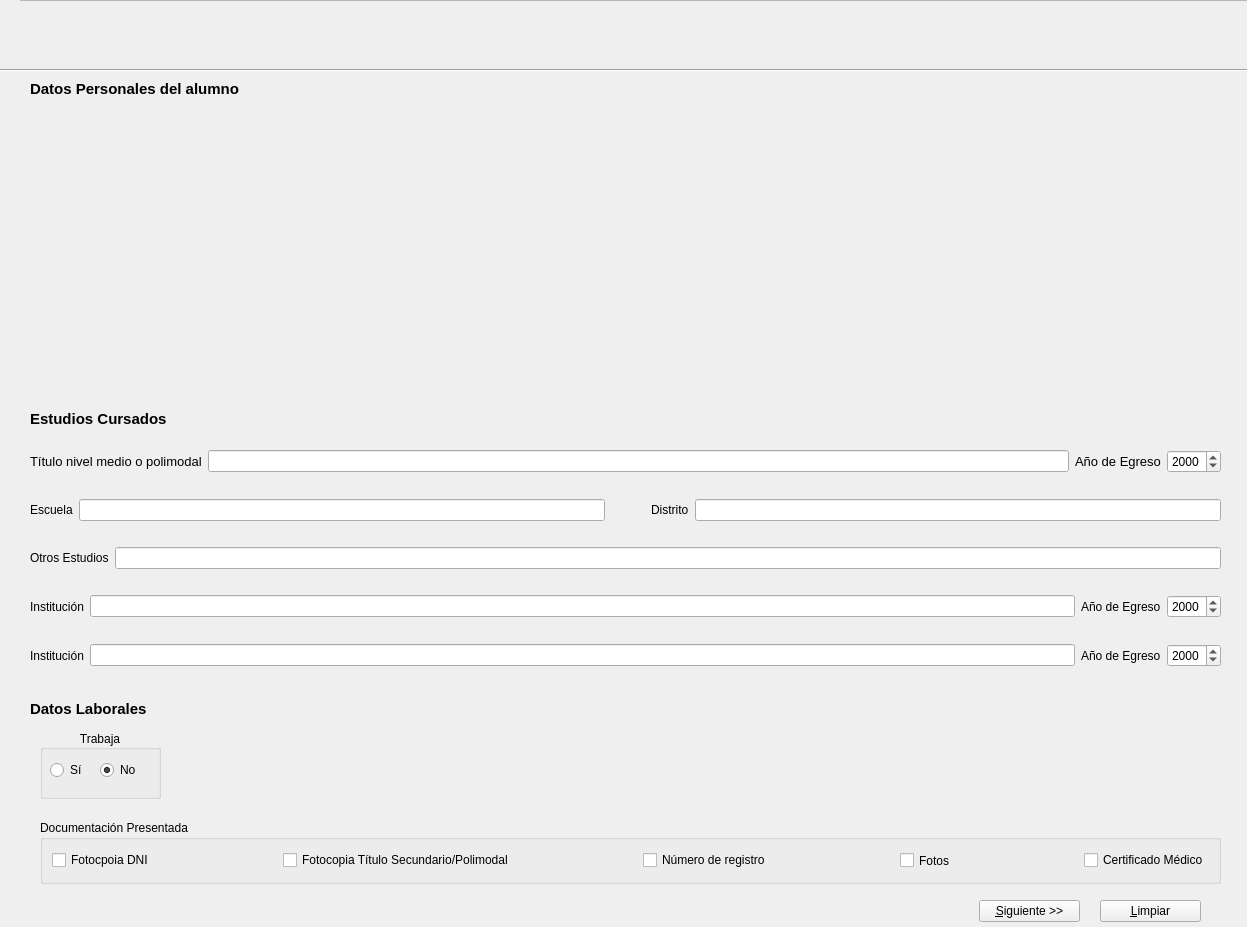
 <widget class="QWidget" name="Form">
  <property name="geometry">
   <rect>
    <x>0</x>
    <y>0</y>
    <width>1247</width>
    <height>927</height>
   </rect>
  </property>
  <property name="sizePolicy">
   <sizepolicy hsizetype="Expanding" vsizetype="Expanding">
    <horstretch>0</horstretch>
    <verstretch>0</verstretch>
   </sizepolicy>
  </property>
  <property name="baseSize">
   <size>
    <width>1000</width>
    <height>800</height>
   </size>
  </property>
  <property name="windowTitle">
   <string>Form</string>
  </property>
  <widget class="QLabel" name="label_3">
   <property name="geometry">
    <rect>
     <x>30</x>
     <y>80</y>
     <width>246</width>
     <height>18</height>
    </rect>
   </property>
   <property name="text">
    <string>&lt;html&gt;&lt;head/&gt;&lt;body&gt;&lt;p&gt;&lt;span style=&quot; font-size:11pt; font-weight:600;&quot;&gt;Datos Personales del alumno&lt;/span&gt;&lt;/p&gt;&lt;/body&gt;&lt;/html&gt;</string>
   </property>
  </widget>
  <widget class="Line" name="line">
   <property name="geometry">
    <rect>
     <x>-20</x>
     <y>60</y>
     <width>1281</width>
     <height>20</height>
    </rect>
   </property>
   <property name="orientation">
    <enum>Qt::Horizontal</enum>
   </property>
  </widget>
  <widget class="QLabel" name="label_33">
   <property name="geometry">
    <rect>
     <x>30</x>
     <y>410</y>
     <width>246</width>
     <height>18</height>
    </rect>
   </property>
   <property name="text">
    <string>&lt;html&gt;&lt;head/&gt;&lt;body&gt;&lt;p&gt;&lt;span style=&quot; font-size:11pt; font-weight:600;&quot;&gt;Estudios Cursados&lt;/span&gt;&lt;/p&gt;&lt;/body&gt;&lt;/html&gt;</string>
   </property>
  </widget>
  <widget class="QLabel" name="label_34">
   <property name="geometry">
    <rect>
     <x>30</x>
     <y>700</y>
     <width>141</width>
     <height>18</height>
    </rect>
   </property>
   <property name="text">
    <string>&lt;html&gt;&lt;head/&gt;&lt;body&gt;&lt;p&gt;&lt;span style=&quot; font-size:11pt; font-weight:600;&quot;&gt;Datos Laborales&lt;/span&gt;&lt;/p&gt;&lt;/body&gt;&lt;/html&gt;</string>
   </property>
  </widget>
  <widget class="QGroupBox" name="gBoxTrab">
   <property name="enabled">
    <bool>true</bool>
   </property>
   <property name="geometry">
    <rect>
     <x>40</x>
     <y>730</y>
     <width>121</width>
     <height>69</height>
    </rect>
   </property>
   <property name="layoutDirection">
    <enum>Qt::LeftToRight</enum>
   </property>
   <property name="title">
    <string>Trabaja</string>
   </property>
   <property name="alignment">
    <set>Qt::AlignCenter</set>
   </property>
   <widget class="QRadioButton" name="rBtnSi">
    <property name="geometry">
     <rect>
      <x>10</x>
      <y>30</y>
      <width>31</width>
      <height>20</height>
     </rect>
    </property>
    <property name="text">
     <string>Sí</string>
    </property>
   </widget>
   <widget class="QRadioButton" name="rBtnNo">
    <property name="geometry">
     <rect>
      <x>60</x>
      <y>30</y>
      <width>41</width>
      <height>20</height>
     </rect>
    </property>
    <property name="text">
     <string>No</string>
    </property>
    <property name="checked">
     <bool>true</bool>
    </property>
   </widget>
  </widget>
  <widget class="QGroupBox" name="gBDocs">
   <property name="geometry">
    <rect>
     <x>40</x>
     <y>820</y>
     <width>1181</width>
     <height>64</height>
    </rect>
   </property>
   <property name="title">
    <string>Documentación Presentada</string>
   </property>
   <layout class="QHBoxLayout" name="horizontalLayout_15">
    <item>
     <widget class="QCheckBox" name="cBDni">
      <property name="text">
       <string>Fotocpoia DNI</string>
      </property>
     </widget>
    </item>
    <item>
     <spacer name="horizontalSpacer_11">
      <property name="orientation">
       <enum>Qt::Horizontal</enum>
      </property>
      <property name="sizeHint" stdset="0">
       <size>
        <width>99</width>
        <height>20</height>
       </size>
      </property>
     </spacer>
    </item>
    <item>
     <widget class="QCheckBox" name="cBTit">
      <property name="text">
       <string>Fotocopia Título Secundario/Polimodal</string>
      </property>
     </widget>
    </item>
    <item>
     <spacer name="horizontalSpacer_12">
      <property name="orientation">
       <enum>Qt::Horizontal</enum>
      </property>
      <property name="sizeHint" stdset="0">
       <size>
        <width>99</width>
        <height>20</height>
       </size>
      </property>
     </spacer>
    </item>
    <item>
     <widget class="QCheckBox" name="cBReg">
      <property name="text">
       <string>Número de registro</string>
      </property>
     </widget>
    </item>
    <item>
     <spacer name="horizontalSpacer_13">
      <property name="orientation">
       <enum>Qt::Horizontal</enum>
      </property>
      <property name="sizeHint" stdset="0">
       <size>
        <width>99</width>
        <height>20</height>
       </size>
      </property>
     </spacer>
    </item>
    <item>
     <widget class="QCheckBox" name="cBFoto">
      <property name="sizePolicy">
       <sizepolicy hsizetype="Maximum" vsizetype="Expanding">
        <horstretch>0</horstretch>
        <verstretch>0</verstretch>
       </sizepolicy>
      </property>
      <property name="text">
       <string>Fotos</string>
      </property>
     </widget>
    </item>
    <item>
     <spacer name="horizontalSpacer_14">
      <property name="orientation">
       <enum>Qt::Horizontal</enum>
      </property>
      <property name="sizeHint" stdset="0">
       <size>
        <width>99</width>
        <height>20</height>
       </size>
      </property>
     </spacer>
    </item>
    <item>
     <widget class="QCheckBox" name="cBCert">
      <property name="text">
       <string>Certificado Médico</string>
      </property>
     </widget>
    </item>
   </layout>
  </widget>
  <widget class="QPushButton" name="BtnOk">
   <property name="geometry">
    <rect>
     <x>979</x>
     <y>900</y>
     <width>101</width>
     <height>22</height>
    </rect>
   </property>
   <property name="text">
    <string>&amp;Siguiente &gt;&gt;</string>
   </property>
  </widget>
  <widget class="QPushButton" name="BtnCancel">
   <property name="geometry">
    <rect>
     <x>1100</x>
     <y>900</y>
     <width>101</width>
     <height>22</height>
    </rect>
   </property>
   <property name="text">
    <string>&amp;Limpiar</string>
   </property>
  </widget>
  <widget class="QWidget" name="layoutWidget">
   <property name="geometry">
    <rect>
     <x>30</x>
     <y>430</y>
     <width>1191</width>
     <height>261</height>
    </rect>
   </property>
   <layout class="QVBoxLayout" name="verticalLayout_2">
    <item>
     <layout class="QHBoxLayout" name="horizontalLayout_8">
      <item>
       <widget class="QLabel" name="label_24">
        <property name="text">
         <string>&lt;html&gt;&lt;head/&gt;&lt;body&gt;&lt;p&gt;&lt;span style=&quot; font-size:10pt;&quot;&gt;Título nivel medio o polimodal&lt;/span&gt;&lt;/p&gt;&lt;/body&gt;&lt;/html&gt;</string>
        </property>
        <property name="buddy">
         <cstring>lntitulo</cstring>
        </property>
       </widget>
      </item>
      <item>
       <widget class="QLineEdit" name="lntitulo"/>
      </item>
      <item>
       <widget class="QLabel" name="label_26">
        <property name="text">
         <string>&lt;html&gt;&lt;head/&gt;&lt;body&gt;&lt;p&gt;&lt;span style=&quot; font-size:10pt;&quot;&gt;Año de Egreso&lt;/span&gt;&lt;/p&gt;&lt;/body&gt;&lt;/html&gt;</string>
        </property>
       </widget>
      </item>
      <item>
       <widget class="QDateEdit" name="dEEgr">
        <property name="currentSection">
         <enum>QDateTimeEdit::YearSection</enum>
        </property>
        <property name="displayFormat">
         <string>yyyy</string>
        </property>
        <property name="calendarPopup">
         <bool>false</bool>
        </property>
       </widget>
      </item>
     </layout>
    </item>
    <item>
     <layout class="QHBoxLayout" name="horizontalLayout_9">
      <item>
       <widget class="QLabel" name="label_27">
        <property name="text">
         <string>Escuela</string>
        </property>
        <property name="buddy">
         <cstring>lnEscuela</cstring>
        </property>
       </widget>
      </item>
      <item>
       <widget class="QLineEdit" name="lnEscuela">
        <property name="sizePolicy">
         <sizepolicy hsizetype="Expanding" vsizetype="Fixed">
          <horstretch>0</horstretch>
          <verstretch>0</verstretch>
         </sizepolicy>
        </property>
       </widget>
      </item>
      <item>
       <spacer name="horizontalSpacer_10">
        <property name="orientation">
         <enum>Qt::Horizontal</enum>
        </property>
        <property name="sizeType">
         <enum>QSizePolicy::Preferred</enum>
        </property>
        <property name="sizeHint" stdset="0">
         <size>
          <width>40</width>
          <height>20</height>
         </size>
        </property>
       </spacer>
      </item>
      <item>
       <widget class="QLabel" name="label_25">
        <property name="text">
         <string>Distrito</string>
        </property>
        <property name="buddy">
         <cstring>lnDistrito</cstring>
        </property>
       </widget>
      </item>
      <item>
       <widget class="QLineEdit" name="lnDistrito">
        <property name="sizePolicy">
         <sizepolicy hsizetype="Expanding" vsizetype="Fixed">
          <horstretch>0</horstretch>
          <verstretch>0</verstretch>
         </sizepolicy>
        </property>
       </widget>
      </item>
     </layout>
    </item>
    <item>
     <layout class="QHBoxLayout" name="horizontalLayout_10">
      <item>
       <widget class="QLabel" name="label_28">
        <property name="text">
         <string>Otros Estudios</string>
        </property>
        <property name="buddy">
         <cstring>lnOtros</cstring>
        </property>
       </widget>
      </item>
      <item>
       <widget class="QLineEdit" name="lnOtros"/>
      </item>
     </layout>
    </item>
    <item>
     <layout class="QHBoxLayout" name="horizontalLayout_11">
      <item>
       <widget class="QLabel" name="label_29">
        <property name="text">
         <string>Institución</string>
        </property>
        <property name="buddy">
         <cstring>lnInsti1</cstring>
        </property>
       </widget>
      </item>
      <item>
       <widget class="QLineEdit" name="lnInsti1"/>
      </item>
      <item>
       <widget class="QLabel" name="label_31">
        <property name="text">
         <string>Año de Egreso</string>
        </property>
       </widget>
      </item>
      <item>
       <widget class="QDateEdit" name="dEEgr_2">
        <property name="currentSection">
         <enum>QDateTimeEdit::YearSection</enum>
        </property>
        <property name="displayFormat">
         <string>yyyy</string>
        </property>
        <property name="calendarPopup">
         <bool>false</bool>
        </property>
       </widget>
      </item>
     </layout>
    </item>
    <item>
     <layout class="QHBoxLayout" name="horizontalLayout_12">
      <item>
       <widget class="QLabel" name="label_30">
        <property name="text">
         <string>Institución</string>
        </property>
        <property name="buddy">
         <cstring>lnInsti2</cstring>
        </property>
       </widget>
      </item>
      <item>
       <widget class="QLineEdit" name="lnInsti2"/>
      </item>
      <item>
       <widget class="QLabel" name="label_32">
        <property name="text">
         <string>Año de Egreso</string>
        </property>
       </widget>
      </item>
      <item>
       <widget class="QDateEdit" name="dEEgr_3">
        <property name="currentSection">
         <enum>QDateTimeEdit::YearSection</enum>
        </property>
        <property name="displayFormat">
         <string>yyyy</string>
        </property>
        <property name="calendarPopup">
         <bool>false</bool>
        </property>
       </widget>
      </item>
     </layout>
    </item>
   </layout>
  </widget>
  <widget class="QWidget" name="layoutWidget">
   <property name="geometry">
    <rect>
     <x>32</x>
     <y>13</y>
     <width>1191</width>
     <height>41</height>
    </rect>
   </property>
   <layout class="QHBoxLayout" name="horizontalLayout_7">
    <item>
     <widget class="Line" name="line_2">
      <property name="orientation">
       <enum>Qt::Horizontal</enum>
      </property>
     </widget>
    </item>
    <item>
     <widget class="QLabel" name="label">
      <property name="text">
       <string>Carrera</string>
      </property>
      <property name="buddy">
       <cstring>cBCarrera</cstring>
      </property>
     </widget>
    </item>
    <item>
     <widget class="QComboBox" name="cBCarrera">
      <property name="sizePolicy">
       <sizepolicy hsizetype="Expanding" vsizetype="Fixed">
        <horstretch>0</horstretch>
        <verstretch>0</verstretch>
       </sizepolicy>
      </property>
      <item>
       <property name="text">
        <string>FOBA</string>
       </property>
      </item>
      <item>
       <property name="text">
        <string>Tecnicatura</string>
       </property>
      </item>
      <item>
       <property name="text">
        <string>Profesorado de Artes Plásticas</string>
       </property>
      </item>
      <item>
       <property name="text">
        <string>Cursos Extraprogramáticos</string>
       </property>
      </item>
     </widget>
    </item>
    <item>
     <spacer name="horizontalSpacer_3">
      <property name="orientation">
       <enum>Qt::Horizontal</enum>
      </property>
      <property name="sizeType">
       <enum>QSizePolicy::Preferred</enum>
      </property>
      <property name="sizeHint" stdset="0">
       <size>
        <width>150</width>
        <height>20</height>
       </size>
      </property>
     </spacer>
    </item>
    <item>
     <widget class="QLabel" name="label_2">
      <property name="text">
       <string>Año</string>
      </property>
      <property name="buddy">
       <cstring>lnCiclo</cstring>
      </property>
     </widget>
    </item>
    <item>
     <widget class="QLineEdit" name="lnCiclo">
      <property name="sizePolicy">
       <sizepolicy hsizetype="Preferred" vsizetype="Fixed">
        <horstretch>0</horstretch>
        <verstretch>0</verstretch>
       </sizepolicy>
      </property>
      <property name="toolTip">
       <string>Año del Ciclo Lectivo</string>
      </property>
      <property name="inputMethodHints">
       <set>Qt::ImhExclusiveInputMask</set>
      </property>
      <property name="inputMask">
       <string>9999</string>
      </property>
      <property name="cursorPosition">
       <number>0</number>
      </property>
      <property name="cursorMoveStyle">
       <enum>Qt::VisualMoveStyle</enum>
      </property>
     </widget>
    </item>
   </layout>
  </widget>
  <widget class="QWidget" name="layoutWidget">
   <property name="geometry">
    <rect>
     <x>191</x>
     <y>714</y>
     <width>1031</width>
     <height>41</height>
    </rect>
   </property>
   <layout class="QHBoxLayout" name="horizontalLayout_13">
    <item>
     <widget class="QLabel" name="label_23">
      <property name="enabled">
       <bool>true</bool>
      </property>
      <property name="text">
       <string>Actividad</string>
      </property>
      <property name="buddy">
       <cstring>lnAct</cstring>
      </property>
     </widget>
    </item>
    <item>
     <widget class="QLineEdit" name="lnAct">
      <property name="enabled">
       <bool>true</bool>
      </property>
     </widget>
    </item>
    <item>
     <widget class="QLabel" name="label_35">
      <property name="enabled">
       <bool>true</bool>
      </property>
      <property name="text">
       <string>Horario Habitual</string>
      </property>
      <property name="buddy">
       <cstring>lnHorario</cstring>
      </property>
     </widget>
    </item>
    <item>
     <widget class="QLineEdit" name="lnHorario">
      <property name="enabled">
       <bool>true</bool>
      </property>
      <property name="sizePolicy">
       <sizepolicy hsizetype="Maximum" vsizetype="Fixed">
        <horstretch>0</horstretch>
        <verstretch>0</verstretch>
       </sizepolicy>
      </property>
      <property name="maximumSize">
       <size>
        <width>16777215</width>
        <height>16777215</height>
       </size>
      </property>
     </widget>
    </item>
   </layout>
  </widget>
  <widget class="QWidget" name="layoutWidget">
   <property name="geometry">
    <rect>
     <x>191</x>
     <y>757</y>
     <width>1031</width>
     <height>41</height>
    </rect>
   </property>
   <layout class="QHBoxLayout" name="horizontalLayout_14">
    <item>
     <widget class="QLabel" name="label_36">
      <property name="enabled">
       <bool>true</bool>
      </property>
      <property name="text">
       <string>Obra Social</string>
      </property>
      <property name="buddy">
       <cstring>lnOS</cstring>
      </property>
     </widget>
    </item>
    <item>
     <widget class="QLineEdit" name="lnOS">
      <property name="enabled">
       <bool>true</bool>
      </property>
     </widget>
    </item>
    <item>
     <widget class="QLabel" name="label_37">
      <property name="enabled">
       <bool>true</bool>
      </property>
      <property name="text">
       <string>Teléfono de Emergencias</string>
      </property>
      <property name="buddy">
       <cstring>lnTelEmer</cstring>
      </property>
     </widget>
    </item>
    <item>
     <widget class="QLineEdit" name="lnTelEmer">
      <property name="enabled">
       <bool>true</bool>
      </property>
      <property name="sizePolicy">
       <sizepolicy hsizetype="Preferred" vsizetype="Fixed">
        <horstretch>0</horstretch>
        <verstretch>0</verstretch>
       </sizepolicy>
      </property>
     </widget>
    </item>
   </layout>
  </widget>
  <widget class="QWidget" name="layoutWidget">
   <property name="geometry">
    <rect>
     <x>31</x>
     <y>111</y>
     <width>1191</width>
     <height>291</height>
    </rect>
   </property>
   <layout class="QVBoxLayout" name="verticalLayout">
    <item>
     <layout class="QHBoxLayout" name="horizontalLayout">
      <item>
       <widget class="QLabel" name="label_4">
        <property name="text">
         <string>Apellido y Nombres</string>
        </property>
        <property name="buddy">
         <cstring>lnNombre</cstring>
        </property>
       </widget>
      </item>
      <item>
       <widget class="QLineEdit" name="lnNombre"/>
      </item>
      <item>
       <spacer name="horizontalSpacer_2">
        <property name="orientation">
         <enum>Qt::Horizontal</enum>
        </property>
        <property name="sizeType">
         <enum>QSizePolicy::Preferred</enum>
        </property>
        <property name="sizeHint" stdset="0">
         <size>
          <width>40</width>
          <height>20</height>
         </size>
        </property>
       </spacer>
      </item>
      <item>
       <widget class="QLabel" name="label_5">
        <property name="text">
         <string>Sexo</string>
        </property>
        <property name="buddy">
         <cstring>cBSexo</cstring>
        </property>
       </widget>
      </item>
      <item>
       <widget class="QComboBox" name="cBSexo">
        <property name="sizePolicy">
         <sizepolicy hsizetype="Maximum" vsizetype="Fixed">
          <horstretch>0</horstretch>
          <verstretch>0</verstretch>
         </sizepolicy>
        </property>
        <item>
         <property name="text">
          <string>Femenino</string>
         </property>
        </item>
        <item>
         <property name="text">
          <string>Masculino</string>
         </property>
        </item>
       </widget>
      </item>
      <item>
       <spacer name="horizontalSpacer">
        <property name="orientation">
         <enum>Qt::Horizontal</enum>
        </property>
        <property name="sizeType">
         <enum>QSizePolicy::Preferred</enum>
        </property>
        <property name="sizeHint" stdset="0">
         <size>
          <width>40</width>
          <height>20</height>
         </size>
        </property>
       </spacer>
      </item>
      <item>
       <widget class="QLabel" name="label_6">
        <property name="text">
         <string>Edad</string>
        </property>
       </widget>
      </item>
      <item>
       <widget class="QSpinBox" name="sBEdad"/>
      </item>
     </layout>
    </item>
    <item>
     <layout class="QHBoxLayout" name="horizontalLayout_2">
      <item>
       <widget class="QLabel" name="label_7">
        <property name="text">
         <string>Documento único</string>
        </property>
       </widget>
      </item>
      <item>
       <widget class="QLineEdit" name="lnDni"/>
      </item>
      <item>
       <widget class="QLabel" name="label_8">
        <property name="text">
         <string>Fecha de Nacimiento</string>
        </property>
        <property name="buddy">
         <cstring>dENac</cstring>
        </property>
       </widget>
      </item>
      <item>
       <widget class="QDateEdit" name="dENac">
        <property name="inputMethodHints">
         <set>Qt::ImhPreferNumbers</set>
        </property>
        <property name="wrapping">
         <bool>true</bool>
        </property>
        <property name="accelerated">
         <bool>true</bool>
        </property>
        <property name="displayFormat">
         <string>dd/MM/yyyy</string>
        </property>
        <property name="calendarPopup">
         <bool>true</bool>
        </property>
       </widget>
      </item>
      <item>
       <widget class="QLabel" name="label_9">
        <property name="text">
         <string>Lugar de Nacimiento</string>
        </property>
        <property name="buddy">
         <cstring>lnLugar</cstring>
        </property>
       </widget>
      </item>
      <item>
       <widget class="QLineEdit" name="lnLugar"/>
      </item>
     </layout>
    </item>
    <item>
     <layout class="QHBoxLayout" name="horizontalLayout_3">
      <item>
       <widget class="QLabel" name="label_38">
        <property name="text">
         <string>Nacionalidad</string>
        </property>
        <property name="buddy">
         <cstring>lnNac</cstring>
        </property>
       </widget>
      </item>
      <item>
       <widget class="QLineEdit" name="lnNac">
        <property name="inputMethodHints">
         <set>Qt::ImhNone</set>
        </property>
       </widget>
      </item>
      <item>
       <widget class="QLabel" name="label_10">
        <property name="text">
         <string>Estado civil</string>
        </property>
        <property name="buddy">
         <cstring>cBCivil</cstring>
        </property>
       </widget>
      </item>
      <item>
       <widget class="QComboBox" name="cBCivil">
        <item>
         <property name="text">
          <string>Solterx</string>
         </property>
        </item>
        <item>
         <property name="text">
          <string>Casadx</string>
         </property>
        </item>
        <item>
         <property name="text">
          <string>Divorciadx</string>
         </property>
        </item>
        <item>
         <property name="text">
          <string>En Convivencia</string>
         </property>
        </item>
       </widget>
      </item>
      <item>
       <widget class="QLabel" name="label_11">
        <property name="text">
         <string>Hijos</string>
        </property>
        <property name="buddy">
         <cstring>cBHijos</cstring>
        </property>
       </widget>
      </item>
      <item>
       <widget class="QComboBox" name="cBHijos">
        <item>
         <property name="text">
          <string>No</string>
         </property>
        </item>
        <item>
         <property name="text">
          <string>1</string>
         </property>
        </item>
        <item>
         <property name="text">
          <string>2</string>
         </property>
        </item>
        <item>
         <property name="text">
          <string>3</string>
         </property>
        </item>
        <item>
         <property name="text">
          <string>4</string>
         </property>
        </item>
        <item>
         <property name="text">
          <string>5</string>
         </property>
        </item>
        <item>
         <property name="text">
          <string>6</string>
         </property>
        </item>
        <item>
         <property name="text">
          <string>7</string>
         </property>
        </item>
        <item>
         <property name="text">
          <string>8</string>
         </property>
        </item>
        <item>
         <property name="text">
          <string>9</string>
         </property>
        </item>
        <item>
         <property name="text">
          <string>10</string>
         </property>
        </item>
       </widget>
      </item>
      <item>
       <widget class="QLabel" name="label_12">
        <property name="text">
         <string>Familiares a Cargo</string>
        </property>
        <property name="buddy">
         <cstring>lnFamiliar</cstring>
        </property>
       </widget>
      </item>
      <item>
       <widget class="QLineEdit" name="lnFamiliar"/>
      </item>
     </layout>
    </item>
    <item>
     <layout class="QHBoxLayout" name="horizontalLayout_4">
      <item>
       <widget class="QLabel" name="label_13">
        <property name="text">
         <string>Domicilio - Calle</string>
        </property>
        <property name="buddy">
         <cstring>lnCalle</cstring>
        </property>
       </widget>
      </item>
      <item>
       <widget class="QLineEdit" name="lnCalle"/>
      </item>
      <item>
       <widget class="QLabel" name="label_14">
        <property name="text">
         <string>N°</string>
        </property>
        <property name="buddy">
         <cstring>lnNum</cstring>
        </property>
       </widget>
      </item>
      <item>
       <widget class="QLineEdit" name="lnNum">
        <property name="sizePolicy">
         <sizepolicy hsizetype="Fixed" vsizetype="Fixed">
          <horstretch>0</horstretch>
          <verstretch>0</verstretch>
         </sizepolicy>
        </property>
       </widget>
      </item>
      <item>
       <widget class="QLabel" name="label_15">
        <property name="text">
         <string>Piso</string>
        </property>
        <property name="buddy">
         <cstring>lnPiso</cstring>
        </property>
       </widget>
      </item>
      <item>
       <widget class="QLineEdit" name="lnPiso">
        <property name="sizePolicy">
         <sizepolicy hsizetype="Minimum" vsizetype="Fixed">
          <horstretch>0</horstretch>
          <verstretch>0</verstretch>
         </sizepolicy>
        </property>
       </widget>
      </item>
      <item>
       <widget class="QLabel" name="label_16">
        <property name="text">
         <string>Depto</string>
        </property>
        <property name="buddy">
         <cstring>lnDepto</cstring>
        </property>
       </widget>
      </item>
      <item>
       <widget class="QLineEdit" name="lnDepto">
        <property name="sizePolicy">
         <sizepolicy hsizetype="Minimum" vsizetype="Fixed">
          <horstretch>0</horstretch>
          <verstretch>0</verstretch>
         </sizepolicy>
        </property>
       </widget>
      </item>
     </layout>
    </item>
    <item>
     <layout class="QHBoxLayout" name="horizontalLayout_5">
      <item>
       <widget class="QLabel" name="label_17">
        <property name="text">
         <string>Localidad/Barrio</string>
        </property>
        <property name="buddy">
         <cstring>lnLocal</cstring>
        </property>
       </widget>
      </item>
      <item>
       <widget class="QLineEdit" name="lnLocal"/>
      </item>
      <item>
       <spacer name="horizontalSpacer_8">
        <property name="orientation">
         <enum>Qt::Horizontal</enum>
        </property>
        <property name="sizeType">
         <enum>QSizePolicy::Preferred</enum>
        </property>
        <property name="sizeHint" stdset="0">
         <size>
          <width>37</width>
          <height>13</height>
         </size>
        </property>
       </spacer>
      </item>
      <item>
       <widget class="QLabel" name="label_18">
        <property name="text">
         <string>Partido</string>
        </property>
        <property name="buddy">
         <cstring>lnPartido</cstring>
        </property>
       </widget>
      </item>
      <item>
       <widget class="QLineEdit" name="lnPartido"/>
      </item>
      <item>
       <spacer name="horizontalSpacer_9">
        <property name="orientation">
         <enum>Qt::Horizontal</enum>
        </property>
        <property name="sizeType">
         <enum>QSizePolicy::Preferred</enum>
        </property>
        <property name="sizeHint" stdset="0">
         <size>
          <width>37</width>
          <height>13</height>
         </size>
        </property>
       </spacer>
      </item>
      <item>
       <widget class="QLabel" name="label_19">
        <property name="text">
         <string>CP</string>
        </property>
        <property name="buddy">
         <cstring>lnCP</cstring>
        </property>
       </widget>
      </item>
      <item>
       <widget class="QLineEdit" name="lnCP">
        <property name="sizePolicy">
         <sizepolicy hsizetype="Preferred" vsizetype="Fixed">
          <horstretch>0</horstretch>
          <verstretch>0</verstretch>
         </sizepolicy>
        </property>
       </widget>
      </item>
     </layout>
    </item>
    <item>
     <layout class="QHBoxLayout" name="horizontalLayout_6">
      <item>
       <widget class="QLabel" name="label_20">
        <property name="text">
         <string>Teléfono</string>
        </property>
        <property name="buddy">
         <cstring>lnTel</cstring>
        </property>
       </widget>
      </item>
      <item>
       <widget class="QLineEdit" name="lnTel">
        <property name="sizePolicy">
         <sizepolicy hsizetype="Preferred" vsizetype="Fixed">
          <horstretch>0</horstretch>
          <verstretch>0</verstretch>
         </sizepolicy>
        </property>
       </widget>
      </item>
      <item>
       <widget class="QLabel" name="label_21">
        <property name="text">
         <string>Móvil</string>
        </property>
        <property name="buddy">
         <cstring>lnMov</cstring>
        </property>
       </widget>
      </item>
      <item>
       <widget class="QLineEdit" name="lnMov">
        <property name="sizePolicy">
         <sizepolicy hsizetype="Maximum" vsizetype="Fixed">
          <horstretch>0</horstretch>
          <verstretch>0</verstretch>
         </sizepolicy>
        </property>
       </widget>
      </item>
      <item>
       <widget class="QLabel" name="label_22">
        <property name="text">
         <string>Correo Electrónico</string>
        </property>
        <property name="buddy">
         <cstring>lnMail</cstring>
        </property>
       </widget>
      </item>
      <item>
       <widget class="QLineEdit" name="lnMail">
        <property name="sizePolicy">
         <sizepolicy hsizetype="Expanding" vsizetype="Fixed">
          <horstretch>100</horstretch>
          <verstretch>0</verstretch>
         </sizepolicy>
        </property>
       </widget>
      </item>
     </layout>
    </item>
   </layout>
  </widget>
  <widget class="QFrame" name="frame">
   <property name="geometry">
    <rect>
     <x>20</x>
     <y>0</y>
     <width>1231</width>
     <height>921</height>
    </rect>
   </property>
   <property name="frameShape">
    <enum>QFrame::StyledPanel</enum>
   </property>
   <property name="frameShadow">
    <enum>QFrame::Raised</enum>
   </property>
   <widget class="QScrollArea" name="scrollArea">
    <property name="geometry">
     <rect>
      <x>-20</x>
      <y>0</y>
      <width>1251</width>
      <height>931</height>
     </rect>
    </property>
    <property name="widgetResizable">
     <bool>true</bool>
    </property>
    <widget class="QWidget" name="scrollAreaWidgetContents">
     <property name="geometry">
      <rect>
       <x>0</x>
       <y>0</y>
       <width>1249</width>
       <height>929</height>
      </rect>
     </property>
    </widget>
   </widget>
  </widget>
  <zorder>frame</zorder>
  <zorder>label_3</zorder>
  <zorder>line</zorder>
  <zorder>label_33</zorder>
  <zorder>label_34</zorder>
  <zorder>gBoxTrab</zorder>
  <zorder>gBDocs</zorder>
  <zorder>BtnOk</zorder>
  <zorder>BtnCancel</zorder>
  <zorder>layoutWidget</zorder>
  <zorder>layoutWidget</zorder>
  <zorder>layoutWidget</zorder>
  <zorder>layoutWidget</zorder>
  <zorder>layoutWidget</zorder>
 </widget>
